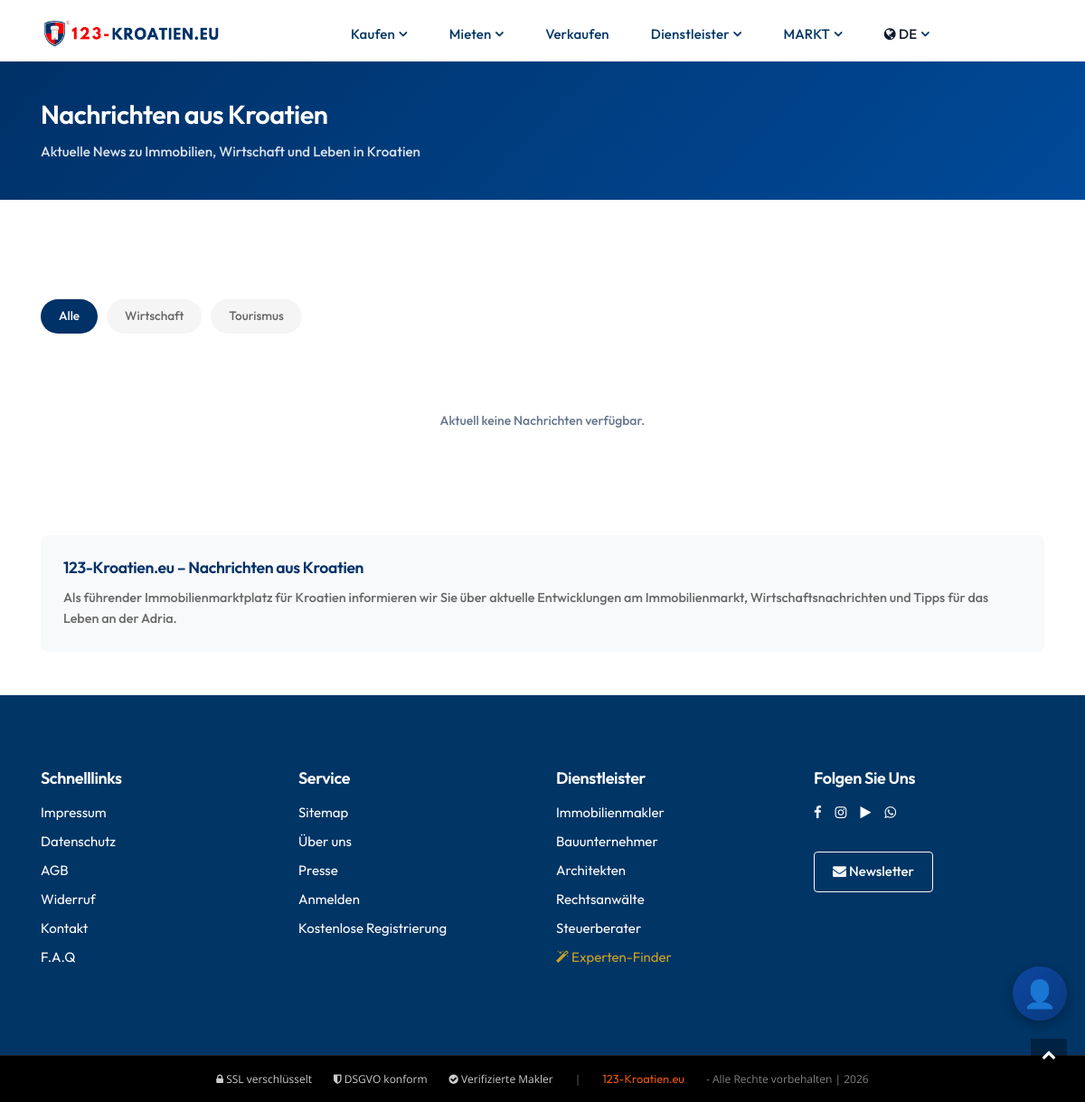
The app's page /ge/kroatien/nachrichten/ with its own data.
### pages/models.py (models this page shows)
class Translation(models.Model):
    PAGES = (
        ('home', 'home'),
        ('about', 'about'),
        ('listings', 'listings'),
        ('property details', 'property details'),
        ('blog', 'blog'),
        ('blog details', 'blog details'),
        ('contact', 'contact'),
        ('privacy', 'privacy'),
        ('navbar', 'navbar'),
        ('add-property', 'add-property'),
        ('profile', 'profile'),
        ('footer', 'footer'),
        ('login', 'login'),
        ('signup', 'signup'),
        ('faq', 'faq'),
        ('forget-password', 'forget-password'),
        ('reset-password', 'reset-password')
    )
    name = models.CharField(max_length=255, unique=True)
    page = models.CharField(max_length=50, choices=PAGES)
    english_content = models.TextField(blank=True)
    german_content = models.TextField(blank=True)
    french_content = models.TextField(blank=True)
    greek_content = models.TextField(blank=True)
    croatian_content = models.TextField(blank=True)
    polish_content = models.TextField(blank=True)
    czech_content = models.TextField(blank=True)
    russian_content = models.TextField(blank=True)
    swedish_content = models.TextField(blank=True)
    norway_content = models.TextField(blank=True)
    slovak_content = models.TextField(blank=True)
    dutch_content = models.TextField(blank=True)
    class Meta:
        ordering = ['name']

### main/views.py (the view, shortened to what this page needs)
# urls.py: path("ge/kroatien/nachrichten/", news_page, {"country": "kroatien", "lang": "ge"}, name="news-ge-direct"),
def news_page(request, country=None, lang=None):
    if lang is None:
        lang = request.session.get('site_language', 'ge')
    """
    News-Seite mit Kroatien-Nachrichten
    SEO & AI optimiert
    """
    trans = NEWS_TRANSLATIONS.get(lang, NEWS_TRANSLATIONS['ge'])
    news_items = fetch_news_feeds()
    category = request.GET.get('category', 'all')
    if category != 'all':
        news_items = [n for n in news_items if n['category'] == category]
    lang = request.session.get('site_language', 'ge')
    context = {
        'news_items': news_items[:30],  # Max 30 Artikel
        'trans': trans,
        'lang': lang,
        'current_category': category,
        'meta_title': trans['meta_title'],
        'meta_description': trans['meta_description'],
    }
    return render(request, 'main/news.html', context)

### templates/main/news.html (shortened to what this page needs)
{% extends 'include/base.html' %}
{% load static %}
{% block body %}
<div class="news-header">
    <div class="container">
        <h1>{{ trans.title }}</h1>
        <p>{{ trans.subtitle }}</p>
    </div>
</div>
<section class="container pb-5">
    <div class="filter-pills">
        <a href="?category=all" class="filter-pill {% if current_category == 'all' %}active{% endif %}">
            {{ trans.categories.all }}
        </a>
        <a href="?category=general" class="filter-pill {% if current_category == 'general' %}active{% endif %}">
            {{ trans.categories.economy }}
        </a>
        <a href="?category=tourism" class="filter-pill {% if current_category == 'tourism' %}active{% endif %}">
            {{ trans.categories.tourism }}
        </a>
    </div>
    {% if news_items %}
    <div class="news-grid">
        {% for news in news_items %}
        <article class="news-card">
            <div class="news-card-image">
                {% if news.image %}
                <img src="{{ news.image }}" alt="{{ news.title|truncatechars:50 }}" loading="lazy">
                {% else %}
                <span class="flag-placeholder">🇭🇷</span>
                {% endif %}
            </div>
            <div class="news-card-body">
                <h3 class="news-card-title">{{ news.title|truncatechars:80 }}</h3>
                {% if news.description %}
                <p class="news-card-excerpt">{{ news.description|striptags|truncatechars:120 }}</p>
                {% endif %}
                <div class="news-card-footer">
                    <div class="news-card-meta">
                        <span class="source">{{ news.source }}</span><br>
                        <span>{{ news.published|date:"d.m.Y" }}</span>
                    </div>
                    <a href="{{ news.link }}" target="_blank" rel="noopener" class="news-card-link">
                        {{ trans.read_more }} →
                    </a>
                </div>
            </div>
        </article>
        {% endfor %}
    </div>
    {% else %}
    <div class="no-news">
        <p>{{ trans.no_news }}</p>
    </div>
    {% endif %}
    <div class="seo-footer">
        <h2>123-Kroatien.eu – {{ trans.title }}</h2>
        <p>
            {% if lang == 'ge' %}
            Als führender Immobilienmarktplatz für Kroatien informieren wir Sie über aktuelle Entwicklungen am Immobilienmarkt, Wirtschaftsnachrichten und Tipps für das Leben an der Adria.
            {% elif lang == 'en' %}
            As the leading real estate marketplace for Croatia, we keep you informed about current developments in the property market, economic news and tips for life on the Adriatic.
            {% elif lang == 'hr' %}
            Kao vodeće tržište nekretnina za Hrvatsku, informiramo vas o aktualnim zbivanjima na tržištu nekretnina, ekonomskim vijestima i savjetima za život na Jadranu.
            {% else %}
            123-Kroatien.eu - Your real estate marketplace for Croatia.
            {% endif %}
        </p>
    </div>
</section>
{% endblock %}

### templates/include/base.html (shortened to what this page needs)
<!DOCTYPE html>
{% load static %}
{% load i18n %}
<html>
<head>
    <link href="{% static 'css/styles.css' %}" rel="stylesheet" type="text/css">
    <link href="{% static 'css/custom.css' %}" rel="stylesheet" type="text/css">
    <link href="{% static 'css/modern-theme.css' %}" rel="stylesheet" type="text/css">
    <link rel="stylesheet" href="https://cdnjs.cloudflare.com/ajax/libs/font-awesome/4.7.0/css/font-awesome.min.css">
</head>
<body>
        <nav class="navbar navbar-nav navbar-hover navbar-expand-lg navbar-soft">
            <div class="container">
                <a class="navbar-brand" href="/">
                    <img src="{% static 'images/logo-black2.png' %}" alt="logo" class="img-fluid" style="width: 270px;">
                </a>
                <div class="collapse navbar-collapse" id="main_nav99">
                    <ul class="navbar-nav mx-auto">
                        <li class="nav-item dropdown">
                            <a class="nav-link active dropdown-toggle" href="" data-toggle="dropdown">{{ nav_buy }}</a>
                        </li>
                        <li class="nav-item dropdown">
                            <a class="nav-link active dropdown-toggle" href="" data-toggle="dropdown">{{ nav_rent }}</a>
                        </li>
                        <li class="nav-item">
                            <a class="nav-link active" href="{% url 'main:owner' %}">{{ nav_sell }}</a>
                        </li>
                        <li class="nav-item dropdown">
                            <a class="nav-link active dropdown-toggle" href="#" data-toggle="dropdown">{{ nav_services }}</a>
                        </li>
                        <li class="nav-item dropdown">
                            <a class="nav-link active dropdown-toggle" href="#" data-toggle="dropdown">{{ nav_market }}</a>
                        </li>
                        <li class="nav-item dropdown">
                            <a class="nav-link dropdown-toggle" href="#" data-toggle="dropdown">
                                <i class="fa fa-globe"></i> {% if language == 'ge' %}DE{% elif language == 'en' %}EN{% elif language == 'hr' %}HR{% elif language == 'fr' %}FR{% elif language == 'pl' %}PL{% elif language == 'cz' %}CZ{% elif language == 'ru' %}RU{% elif language == 'gr' %}GR{% elif language == 'sw' %}SW{% elif language == 'no' %}NO{% elif language == 'sk' %}SK{% elif language == 'nl' %}NL{% else %}DE{% endif %}
                            </a>
                        </li>
                    </ul>
                </div>
            </div>
        </nav>
        {% block body %}
        {% endblock body%}
        {% include 'include/footer.html' %}
        <a href="javascript:" id="return-to-top"><i class="fa fa-chevron-up"></i></a>
        {% include "chatbot_widget.html" %}
    </body>
</html>

### templates/include/footer.html
{% load static %}
<footer>
    <div class="myFooterBg wrapper__footer">
        <div class="container">
            <div class="row">
                <div class="col-md-3">
                    <div class="widget__footer">
                        <h4 class="footer-title">{{Quick_Links}}</h4>
                        <ul class="list-unstyled footer-links">
                            <li><a href="{% url 'main:imprint' %}" class="text-white">{{Imprint}}</a></li>
                            <li><a href="{% url 'main:data-protection' %}" class="text-white">{{PrivacyPolicy}}</a></li>
                            <li><a href="{% url 'main:agb' %}" class="text-white">{{TermsConditions}}</a></li>
                            <li><a href="{% url 'main:cancellation-policy' %}" class="text-white">{{Withdrawal}}</a></li>
                            <li><a href="{% url 'main:contact' %}" class="text-white">{{Contact}}</a></li>
                            <li><a href="{% url 'main:faq' %}" class="text-white">{{nav_faq}}</a></li>
                        </ul>
                    </div>
                </div>
                <div class="col-md-3">
                    <div class="widget__footer">
                        <h4 class="footer-title">{{Service}}</h4>
                        <ul class="list-unstyled footer-links">
                            <li><a href="#" class="text-white">{{Sitemap}}</a></li>
                            <li><a href="{% url 'main:about' %}" class="text-white">{{ nav_about }}</a></li>
                            <li><a href="{% url 'main:blog-single-1' %}" class="text-white">{{Press}}</a></li>
                            {% if user.is_authenticated %}
                            <li><a href="#" class="text-white"><i class="fa fa-user"></i> {{ user.username }}</a></li>
                            {% if user.is_authenticated %}
                            {% if user.professional.professional_type == 'real_estate_agent' or user.professional.professional_type == 'construction_company' %}<li><a href="{% url 'main:makler_dashboard' %}" class="text-white"><i class="fa fa-building"></i> Makler-Portal</a></li>{% elif user.professional %}<li><a href="{% url 'professional_portal:dashboard' %}" class="text-white"><i class="fa fa-briefcase"></i> Mein Portal</a></li>{% endif %}
                            {% endif %}
                            <li><a href="{% url 'account:logout' %}" class="text-white">{{ nav_logout }}</a></li>
                            {% else %}
                            <li><a href="{% url 'account:login' %}" class="text-white">{{Login}}</a></li>
                            <li><a href="{% url 'account:signup' %}" class="text-white">{{FreeRegistration}}</a></li>
                            {% endif %}
                        </ul>
                    </div>
                </div>
                <div class="col-md-3">
                    <div class="widget__footer">
                        <h4 class="footer-title">{{footer_services}}</h4>
                        <ul class="list-unstyled footer-links">
                            <li><a href="/{{ language }}/{{ country_name }}/{{ url_realtor }}/" class="text-white">{{dropdown_realtor}}</a></li>
                            <li><a href="/{{ language }}/{{ country_name }}/{{ url_contractor }}/" class="text-white">{{dropdown_contractor}}</a></li>
                            <li><a href="/{{ language }}/{{ country_name }}/{{ url_architect }}/" class="text-white">{{dropdown_architect}}</a></li>
                            <li><a href="/{{ language }}/{{ country_name }}/{{ url_lawyer }}/" class="text-white">{{dropdown_lawyer}}</a></li>
                            <li><a href="/{{ language }}/{{ country_name }}/{{ url_tax_advisor }}/" class="text-white">{{dropdown_tax_advisor}}</a></li>
                            <li><a href="/{{ language }}/{{ url_experten_finder }}/" class="text-white" style="color:#c9a227 !important;"><i class="fa fa-magic"></i> {{ experten_finder_label }}</a></li>
                        </ul>
                    </div>
                </div>
                <div class="col-md-3">
                    <div class="widget__footer">
                        <h4 class="footer-title">{{follow_us}}</h4>
                        <div class="social-icons-row">
                            <a href="https://facebook.com" target="_blank"><i class="fa fa-facebook"></i></a>
                            <a href="https://instagram.com" target="_blank"><i class="fa fa-instagram"></i></a>
                            <a href="https://tiktok.com" target="_blank"><i class="fa fa-play"></i></a>
                            <a href="https://whatsapp.com" target="_blank"><i class="fa fa-whatsapp"></i></a>
                        </div>
                        <a href="{% url 'main:contact' %}?newsletter=1" class="btn btn-outline-light btn-sm mt-3">
                            <i class="fa fa-envelope"></i> {{newsletter}}
                        </a>
                    </div>
                </div>
            </div>
        </div>
    </div>
    <div class="bg__footer-bottom-v1">
        <div class="container">
            <div class="row" align="center">
                <div class="col-md-12">
                    <div style="display: flex; justify-content: center; align-items: center; flex-wrap: wrap; gap: 1.5rem; font-size: 0.8rem;"><span style="color: rgba(255,255,255,0.8);"><i class="fa fa-lock"></i> SSL verschlüsselt</span><span style="color: rgba(255,255,255,0.8);"><i class="fa fa-shield"></i> DSGVO konform</span><span style="color: rgba(255,255,255,0.8);"><i class="fa fa-check-circle"></i> Verifizierte Makler</span><span style="color: rgba(255,255,255,0.4);">|</span><a href="#" style="color: #E41F0E;">123-Kroatien.eu</a><span style="color: rgba(255,255,255,0.5);"> - Alle Rechte vorbehalten | 2026</span></div>
                </div>
            </div>
        </div>
    </div>
</footer>

### records on screen
Translation: german_content "Kaufen"
Translation: german_content "Mieten"
Translation: german_content "Verkaufen"
Translation: german_content "Dienstleister"
Translation: german_content "MARKT"
Translation: german_content "Schnelllinks"
Translation: german_content "Impressum"
Translation: german_content "Datenschutz"
Translation: german_content "AGB"
Translation: german_content "Widerruf"
Translation: german_content "Kontakt"
Translation: german_content "F.A.Q"
Translation: german_content "Service"
Translation: german_content "Sitemap"
Translation: german_content "Über uns"
Translation: german_content "Presse"
Translation: german_content "Anmelden"
Translation: german_content "Kostenlose Registrierung"
Translation: german_content "Dienstleister"
Translation: german_content "Immobilienmakler"
Translation: german_content "Bauunternehmer"
Translation: german_content "Architekten"
Translation: german_content "Rechtsanwälte"
Translation: german_content "Steuerberater"
Translation: german_content "Folgen Sie Uns"
Translation: german_content "Newsletter"

### other values on screen
{{ trans.title }} "Nachrichten aus Kroatien"
{{ trans.subtitle }} "Aktuelle News zu Immobilien, Wirtschaft und Leben in Kroatien"
{{ trans.categories.all }} "Alle"
{{ trans.categories.economy }} "Wirtschaft"
{{ trans.categories.tourism }} "Tourismus"
{{ trans.no_news }} "Aktuell keine Nachrichten verfügbar."
{{ experten_finder_label }} "Experten-Finder"
